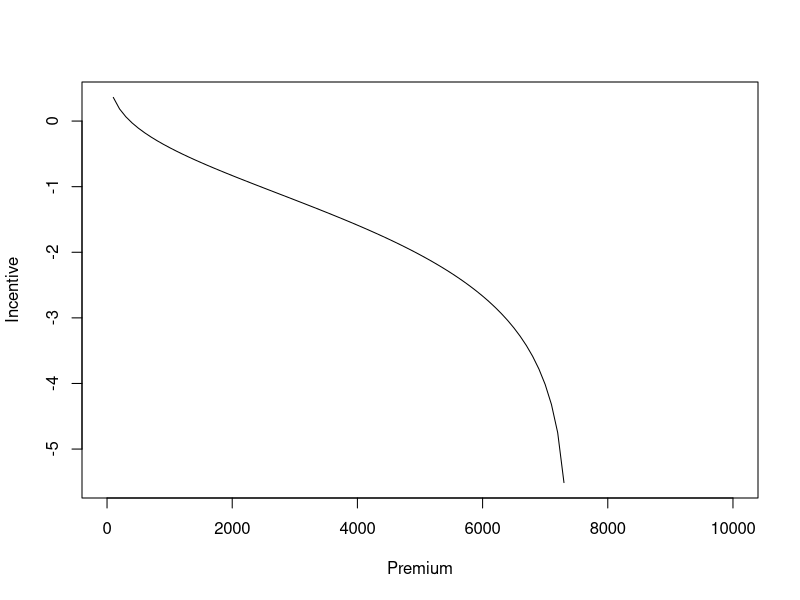

This figure's R source:
# Luke Vandertie
# McKinsey Hackathon July 20-22, 2018

#----Logistic Regression to create benchmark probability model----


#----Plug Premium into optimization equation to get ideal Incentive
Premium <- 3000

#Incentive <- 1500
#Hours <- 10*(1 - exp(-Incentive/400))
#Hours <- 1
#delta_p <- 20*(1 - exp(- Hours/5))

incentive <- -400 * log( log(200/2.706706 * (100/Premium))/3  ) 

curve(log(log(200/2.706706 * (100/x))/3), from = 0, to = 10000, xlab = "Premium", ylab = "Incentive")
